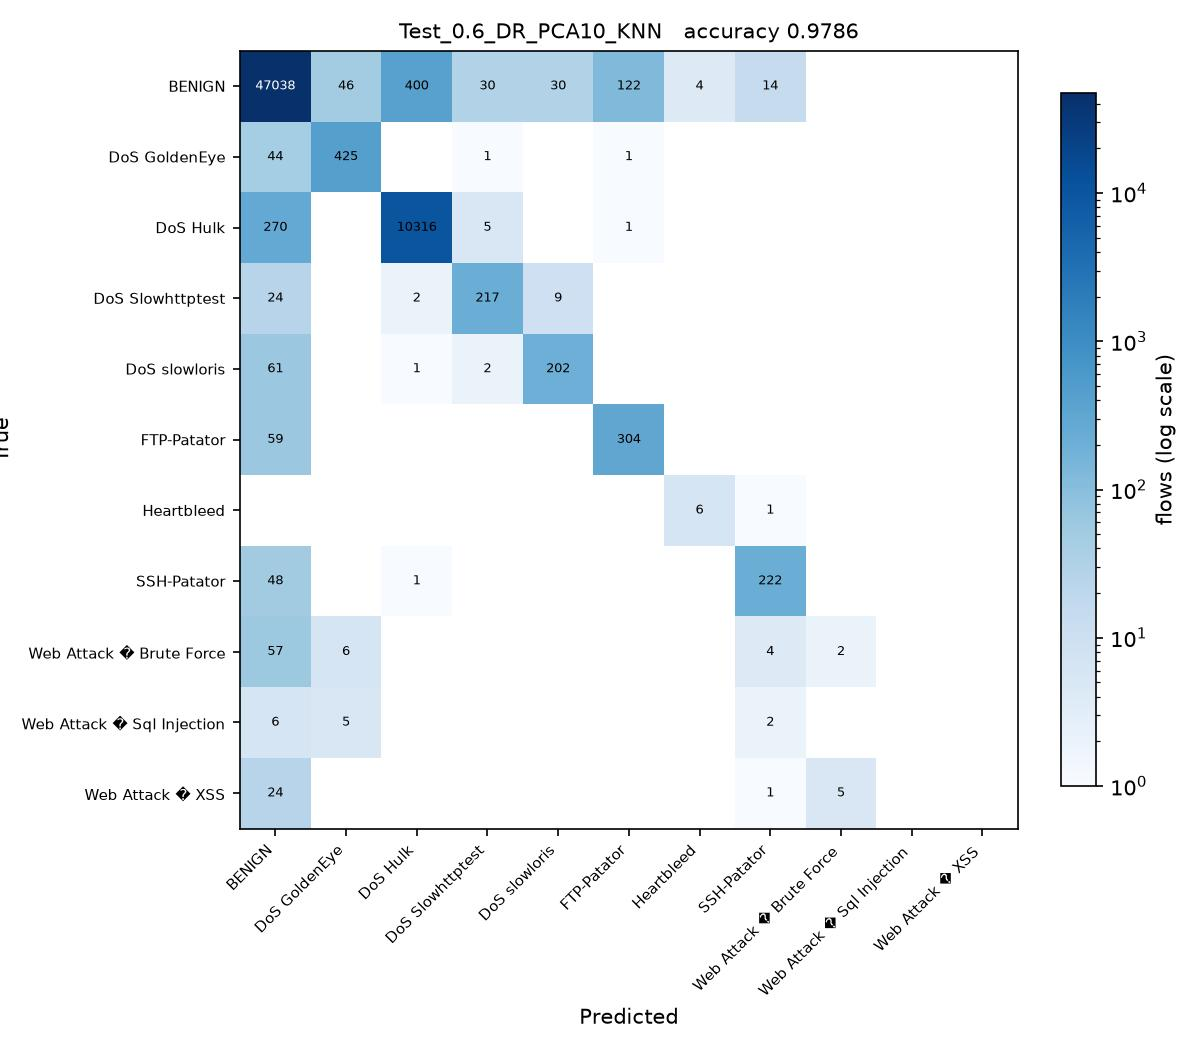

The Python source for this figure:
# Test_0.6_DR_PCA10_KNN.py
#
# Test size 0.6  |  PCA, 10 components  |  k-Nearest Neighbors (sheet #13)
#
# This is SGDC_60_40.py with the changes marked CHANGE below and nothing else.

import os
from pathlib import Path

# CHANGE 1: find the folder holding the three CSV files and run from there, so
# the plain file names below resolve no matter where this script is started
# from or how deeply it sits inside the project folder.
HERE = Path(__file__).resolve().parent
for PROJECT in [HERE, *HERE.parents]:
    if (PROJECT / 'Tuesday-WorkingHours.pcap_ISCX.csv').exists():
        os.chdir(PROJECT)
        break
else:
    raise SystemExit('Put this folder inside the folder that holds the three '
                     'CIC-IDS2017 CSV files, then run the script again.')
import numpy as np
import pandas as pd

df1 = pd.read_csv('Tuesday-WorkingHours.pcap_ISCX.csv', low_memory=True)
df2 = pd.read_csv('Wednesday-workingHours.pcap_ISCX.csv', low_memory=True)
df3 = pd.read_csv('Thursday-WorkingHours-Morning-WebAttacks.pcap_ISCX.csv', low_memory=True)

dataset = pd.concat([df1, df2, df3], ignore_index=True)

dataset.columns = dataset.columns.str.strip()

# CHANGE 2: a stratified sample of 100000 flows, the same for every run. An RBF
# SVM on all 1.3 million flows would take about an hour per script.
# At least 50 flows of every class are kept.
label = dataset.columns[-1]
dataset = pd.concat(
    [g.sample(n=min(len(g), max(50, round(100000 * len(g) / len(dataset)))), random_state=0)
     for _, g in dataset.groupby(label)],
    ignore_index=True
)

X = dataset.iloc[:, :-1]
y = dataset.iloc[:, -1]

X = X.apply(pd.to_numeric, errors='coerce')

X.replace([np.inf, -np.inf], np.nan, inplace=True)

from sklearn.impute import SimpleImputer

imputer = SimpleImputer(missing_values=np.nan, strategy='mean')
X = imputer.fit_transform(X)

from sklearn.preprocessing import LabelEncoder

labelencoder_y = LabelEncoder()
y = labelencoder_y.fit_transform(y)

from sklearn.model_selection import train_test_split

X_train, X_test, y_train, y_test = train_test_split(
    X,
    y,
    test_size=0.6,   # CHANGE 3: test size
    random_state=0,
    stratify=y
)

# CHANGE 4: PCA, from PCA_LDA_KErnel_PCA_CODE.pdf (fit only on training data)
from sklearn.decomposition import PCA

pca = PCA(n_components=10)
X_train = pca.fit_transform(X_train)
X_test = pca.transform(X_test)

# CHANGE 5: k-Nearest Neighbors (sheet #13) in place of SGDClassifier
from sklearn.neighbors import KNeighborsClassifier

classifier = KNeighborsClassifier(
    n_neighbors=5,
    metric='minkowski',
    p=2
)

classifier.fit(X_train, y_train)

y_pred = classifier.predict(X_test) 

from sklearn.metrics import confusion_matrix
from sklearn.metrics import accuracy_score
from sklearn.metrics import precision_score
from sklearn.metrics import recall_score
from sklearn.metrics import f1_score
from sklearn.metrics import classification_report

cm = confusion_matrix(y_test, y_pred)

print("Confusion Matrix:\n")
print(cm)

print("\nAccuracy : {:.4f}".format(accuracy_score(y_test, y_pred)))
print("\nPrecision : {:.4f}".format(precision_score(y_test, y_pred, average='weighted')))
print("\nRecall : {:.4f}".format(recall_score(y_test, y_pred, average='weighted')))
print("\nF1 Score : {:.4f}".format(f1_score(y_test, y_pred, average='weighted')))

print("\nClassification Report:\n")
print(classification_report(y_test, y_pred))

# CHANGE 6: save the confusion matrix as Test_0.6_DR_PCA10_KNN.jpg and record the result
import matplotlib
matplotlib.use('Agg')
import matplotlib.pyplot as plt
from matplotlib.colors import LogNorm

here = HERE                     # the folder this script sits in
names = [str(c) for c in labelencoder_y.classes_]
fig, ax = plt.subplots(figsize=(8, 7))
im = ax.imshow(cm, cmap='Blues', norm=LogNorm(vmin=1))
ax.set_xticks(range(len(names)), names, rotation=45, ha='right', fontsize=7)
ax.set_yticks(range(len(names)), names, fontsize=7)
ax.set_xlabel('Predicted')
ax.set_ylabel('True')
ax.set_title('Test_0.6_DR_PCA10_KNN   accuracy {:.4f}'.format(accuracy_score(y_test, y_pred)), fontsize=10)
for i in range(cm.shape[0]):
    for j in range(cm.shape[1]):
        if cm[i, j]:
            ax.text(j, i, cm[i, j], ha='center', va='center', fontsize=6,
                    color='white' if cm[i, j] > cm.max() / 3 else 'black')
fig.colorbar(im, ax=ax, fraction=0.04, label='flows (log scale)')
fig.tight_layout()
fig.savefig(here / 'Test_0.6_DR_PCA10_KNN.jpg', dpi=150)
plt.close(fig)

row = pd.DataFrame([{
    'Test': 0.6, 'DR': 'PCA10', 'Clas': 'KNN',
    'Acc': round(accuracy_score(y_test, y_pred), 4),
    'Pre': round(precision_score(y_test, y_pred, average='weighted'), 4),
    'Rec': round(recall_score(y_test, y_pred, average='weighted'), 4),
    'F1': round(f1_score(y_test, y_pred, average='weighted'), 4),
    'script': 'Test_0.6_DR_PCA10_KNN',
}])
out = PROJECT / 'results' / '75_runs_pca.csv'
out.parent.mkdir(exist_ok=True)
if out.exists():
    old = pd.read_csv(out)
    row = pd.concat([old[old['script'] != 'Test_0.6_DR_PCA10_KNN'], row], ignore_index=True)
row.to_csv(out, index=False)
